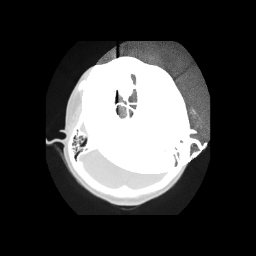

Here is the Python script that generated this plot:
#!/usr/bin/env python

# Use a spherical implicit function as a stencil to mask a medical image.

# Factory overrides
import vtkmodules.vtkInteractionStyle  # noqa: F401
import vtkmodules.vtkRenderingFreeType  # noqa: F401
import vtkmodules.vtkRenderingOpenGL2  # noqa: F401

import os

from vtkmodules.vtkCommonDataModel import vtkSphere
from vtkmodules.vtkIOImage import vtkPNGReader
from vtkmodules.vtkImagingCore import vtkImageShiftScale
from vtkmodules.vtkImagingStencil import (
    vtkImageStencil,
    vtkImplicitFunctionToImageStencil,
)
from vtkmodules.vtkRenderingCore import (
    vtkImageActor,
    vtkRenderWindow,
    vtkRenderWindowInteractor,
    vtkRenderer,
)

# Read image
reader = vtkPNGReader()
reader.SetDataSpacing(0.8, 0.8, 1.5)
reader.SetDataOrigin(0.0, 0.0, 0.0)
data_dir = os.environ.get("VPE_DATA_DIR", os.path.dirname(os.path.abspath(__file__)))

reader.SetFileName(os.path.join(data_dir, "fullhead15.png"))
reader.Update()

# Spherical stencil
sphere = vtkSphere()
sphere.SetCenter(128, 128, 0)
sphere.SetRadius(80)

function_to_stencil = vtkImplicitFunctionToImageStencil()
function_to_stencil.SetInput(sphere)
function_to_stencil.SetInformationInput(reader.GetOutput())
function_to_stencil.Update()

# Copy the stencil (for coverage)
stencil_original = function_to_stencil.GetOutput()
stencil_copy = stencil_original.NewInstance()
stencil_copy.DeepCopy(function_to_stencil.GetOutput())

# Darkened background
shift_scale = vtkImageShiftScale()
shift_scale.SetInputConnection(reader.GetOutputPort())
shift_scale.SetScale(0.2)
shift_scale.Update()

# Apply stencil
stencil = vtkImageStencil()
stencil.SetInputConnection(reader.GetOutputPort())
stencil.SetBackgroundInputData(shift_scale.GetOutput())
stencil.SetStencilData(stencil_copy)
stencil.Update()

# Display with vtkImageActor
image_actor = vtkImageActor()
image_actor.GetMapper().SetInputConnection(stencil.GetOutputPort())

# Renderer
renderer = vtkRenderer()
renderer.AddActor(image_actor)

# Window
render_window = vtkRenderWindow()
render_window.AddRenderer(renderer)
render_window.SetSize(256, 256)
render_window.SetWindowName("stencil with function")

# Scene
renderer.ResetCamera()

# Interactor
interactor = vtkRenderWindowInteractor()
interactor.SetRenderWindow(render_window)

interactor.Initialize()
interactor.Start()
